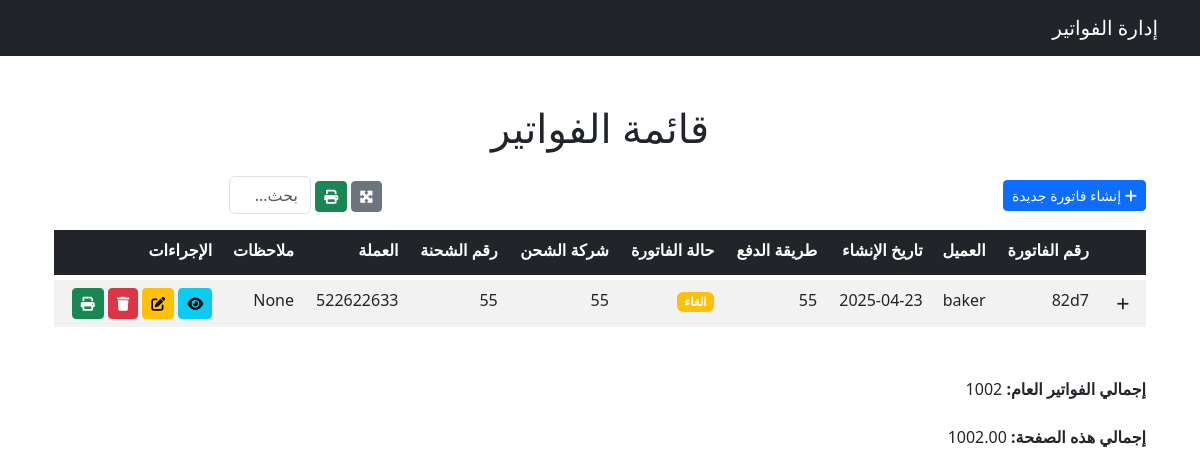
Page /invoice/invoices/ on the committed database.
### invoice/models.py (models this page shows, shortened)
class Invoice(models.Model):
    date = models.DateField(auto_now_add=True, verbose_name=_("تاريخ الإنشاء"))
    customer = models.ForeignKey(User, on_delete=models.SET_NULL, null=True, blank=True, verbose_name=_("العميل"))
    phone_number = models.CharField(max_length=20, blank=True, null=True, verbose_name=_("رقم الهاتف"))
    address = models.TextField(blank=True, null=True, verbose_name=_("العنوان"))
    shipping_company = models.CharField(max_length=255, blank=True, null=True, verbose_name=_("شركة الشحن"))
    shipping_num = models.CharField(max_length=255, blank=True, null=True, verbose_name=_("رقم الشحنة"))
    payment_method = models.CharField(max_length=100, blank=True, null=True, verbose_name=_("طريقة الدفع"))
    notes = models.TextField(blank=True, null=True, verbose_name=_("ملاحظات"))
    currency = models.ForeignKey('Currency', on_delete=models.SET_NULL, null=True, blank=True, verbose_name=_("العملة"))
    invoice_date = models.DateField(blank=True, null=True, verbose_name=_("تاريخ الفاتورة"))
    invoice_type = models.CharField(max_length=100, blank=True, null=True, verbose_name=_("نوع الفاتورة"))
    status = models.ForeignKey('Status', on_delete=models.SET_NULL, null=True, blank=True, verbose_name=_("حالة الفاتورة"))
    due_date = models.DateField(blank=True, null=True, verbose_name=_("تاريخ الاستحقاق"))
    total_amount = models.DecimalField(max_digits=12, decimal_places=2, default=0.0, verbose_name=_("المجموع الكلي"))
    uniqueId = models.CharField(null=True, blank=True, max_length=100, verbose_name=_("الرقم المسلسل"))
    slug = models.SlugField(max_length=225, unique=True, blank=True, null=True)
    date_created = models.DateTimeField(blank=True, null=True)
    last_updated = models.DateTimeField(blank=True, null=True)
    class Meta:
        verbose_name = _('فاتورة')
        verbose_name_plural = _('الفواتير')

class Status(models.Model):
    status_types = models.CharField(max_length=255, verbose_name=_("حالة الفاتورة"))
    status_description = models.TextField(blank=True, null=True, verbose_name=_("الوصف"))
    uniqueId = models.UUIDField(default=uuid4, editable=False, unique=True, verbose_name=_("الرقم المسلسل"))
    slug = models.SlugField(max_length=225, unique=True, blank=True, null=True)
    date_created = models.DateTimeField(auto_now_add=True)
    last_updated = models.DateTimeField(auto_now=True)
    class Meta:
        verbose_name = _('حالة الفاتورة')
        verbose_name_plural = _('حالات الفواتير')
    def __str__(self):
        return self.status_types

class Currency(models.Model):
    currency_name = models.CharField(max_length=100, verbose_name=_("العملة"))
    description = models.TextField(blank=True, null=True, verbose_name=_("البيان"))
    class Meta:
        verbose_name = _('العملة')
        verbose_name_plural = _('العملات')

### invoice/views.py (the view)
# urls.py: path('invoices/', InvoiceListView.as_view(), name='invoice_list'),
class InvoiceListView(ListView):
    model = Invoice
    template_name = 'invoice/invoice_list.html'
    context_object_name = 'invoices'
    paginate_by = 4  # عرض 4 فواتير في كل صفحة
    def get_context_data(self, **kwargs):
        context = super().get_context_data(**kwargs)
        context['total_amount'] = Invoice.objects.aggregate(Sum('total_amount'))['total_amount__sum']
        current_page_invoices = context['invoices']
        page_total = sum(invoice.total_amount for invoice in current_page_invoices)
        context['page_total'] = page_total
        return context

### templates/invoice/invoice_list.html (shortened to what this page needs)
{% extends 'base.html' %}
{% block content %}
<div class="container-fluid mt-5">
    <h1 class="mb-4 text-center">قائمة الفواتير</h1>
    <div class="d-flex justify-content-between align-items-center mb-3">
        <a href="{% url 'invoice_create' %}" class="btn btn-primary btn-sm">
            <i class="fas fa-plus"></i> إنشاء فاتورة جديدة
        </a>
        <div>
            <button id="expandAll" class="btn btn-secondary btn-sm" title="فتح/إغلاق جميع البنود">
                <i class="fas fa-expand-arrows-alt"></i>
            </button>
            <button id="printAll" class="btn btn-success btn-sm ml-2" title="طباعة الكشف">
                <i class="fas fa-print"></i>
            </button>
            <input type="text" id="searchInput" class="form-control w-25 d-inline-block ml-2" placeholder="بحث...">
        </div>
    </div>
    <div class="table-responsive">
        <table class="table table-striped table-hover">
            <thead class="table-dark">
                <tr>
                    <th></th>
                    <th>رقم الفاتورة</th>
                    <th>العميل</th>
                    <th>تاريخ الإنشاء</th>
                    <th>طريقة الدفع</th>
                    <th>حالة الفاتورة</th>
                    <th>شركة الشحن</th>
                    <th>رقم الشحنة</th>
                    <th>العملة</th>
                    <th>ملاحظات</th>
                    <th>الإجراءات</th>
                </tr>
            </thead>
            <tbody>
                {% for invoice in invoices %}
                    <tr data-invoice-id="{{ invoice.id }}" class="invoice-row">
                        <td>
                            <button class="btn btn-sm btn-toggle" data-toggle="collapse" data-target="#items-{{ invoice.id }}">
                                <i class="fas fa-plus"></i>
                            </button>
                        </td>
                        <td>{{ invoice.uniqueId }}</td>
                        <td>{{ invoice.customer.username }}</td>
                        <td>{{ invoice.date_created|date:"Y-m-d" }}</td>
                        <td>{{ invoice.payment_method }}</td>
                        <td>
                            <span class="badge {% if invoice.status == 'مدفوعة' %}bg-success{% else %}bg-warning{% endif %}">
                                {{ invoice.status|default:"غير مدفوعة" }}
                            </span>
                        </td>
                        <td>{{ invoice.shipping_company }}</td>
                        <td>{{ invoice.shipping_num }}</td>
                        <td>{{ invoice.currency.currency_name }}</td>
                        <td>{{ invoice.notes|truncatechars:20 }}</td>
                        <td>
                            <a href="{% url 'invoice_detail' invoice.pk %}" class="btn btn-info btn-sm" title="عرض">
                                <i class="fas fa-eye"></i>
                            </a>
                            <a href="{% url 'invoice_update' invoice.pk %}" class="btn btn-warning btn-sm" title="تعديل">
                                <i class="fas fa-edit"></i>
                            </a>
                            <a href="{% url 'invoice_delete' invoice.pk %}" class="btn btn-danger btn-sm" title="حذف">
                                <i class="fas fa-trash"></i>
                            </a>
                            <button class="btn btn-success btn-sm print-invoice" title="طباعة" data-invoice-id="{{ invoice.id }}">
                                <i class="fas fa-print"></i>
                            </button>
                        </td>
                    </tr>
                {% empty %}
                    <tr>
                        <td colspan="11" class="text-center">لا توجد فواتير لعرضها.</td>
                    </tr>
                {% endfor %}
            </tbody>
        </table>
    </div>
    <div class="d-flex justify-content-between align-items-center mt-4">
        <span><strong>إجمالي الفواتير العام: </strong>{{ total_amount }}</span>
    </div>
    <div class="d-flex justify-content-between align-items-center mt-4">
        <span><strong>إجمالي هذه الصفحة: </strong>{{ page_total }}</span>
    </div>
</div>
<link rel="stylesheet" href="https://cdnjs.cloudflare.com/ajax/libs/font-awesome/6.0.0/css/all.min.css">
{% endblock %}

### templates/invoice/invoice_list.html (style rules this page uses)
.invoice-row { margin-bottom: 10px; }
tr { border-bottom: 10px solid transparent; }

### rows in the picture
Invoice: uniqueId "82d7", customer.username "baker", date_created "2025-04-23", payment_method "55", status "الغاء", shipping_company "55", shipping_num "55", currency.currency_name "522622633", notes "None"

### other values in the picture
{{ total_amount }} "1002"
{{ page_total }} "1002.00"
